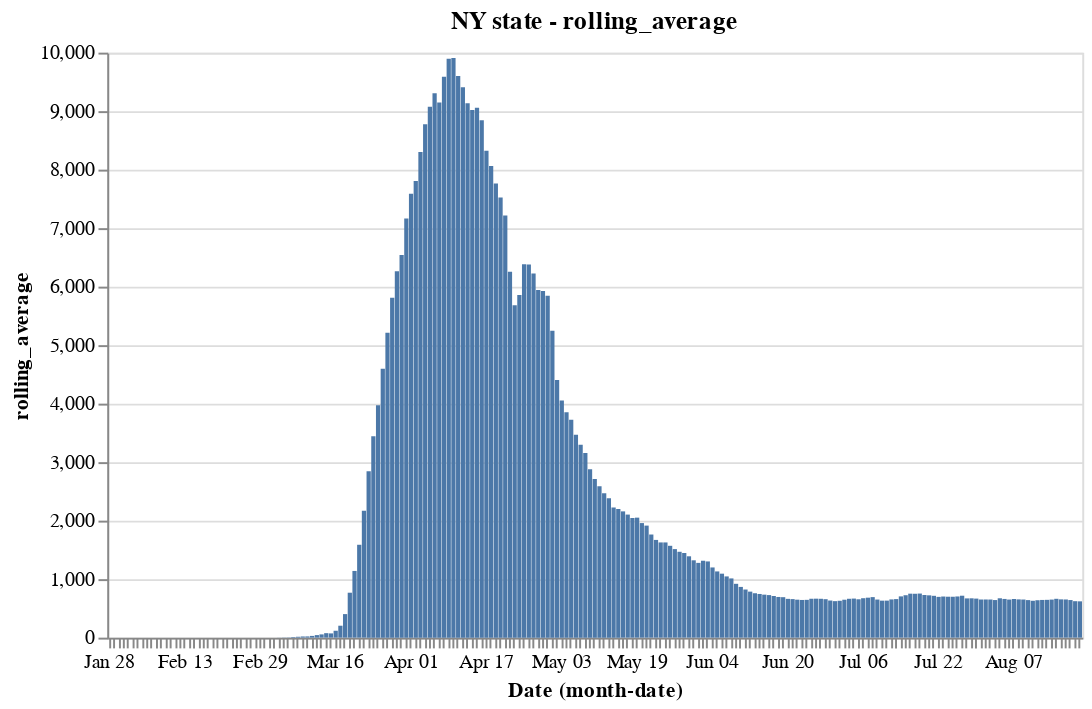

Notebook code cell kept with this figure:
### Code cell
base_ny_total.encode(y='rolling_average').properties(title='NY state - rolling_average')

### Figure 1 — Vega-Lite specification as saved in the notebook (floating-point values rounded to 4 significant figures; data arrays with more than 128 entries replaced by an {"elided": "..."} marker saying what was removed)
{"config": {"view": {"continuousWidth": 400, "continuousHeight": 300}}, "data": {"name": "data-2ee6712b3379fbc9dec130e315ed54de"}, "mark": "bar", "encoding": {"x": {"type": "ordinal", "field": "Date", "timeUnit": "monthdate"}, "y": {"type": "quantitative", "field": "rolling_average"}}, "title": "NY state - rolling_average", "width": 500, "$schema": "https://vega.github.io/schema/vega-lite/v4.8.1.json", "datasets": {"data-2ee6712b3379fbc9dec130e315ed54de": {"elided": "213 records"}}}
